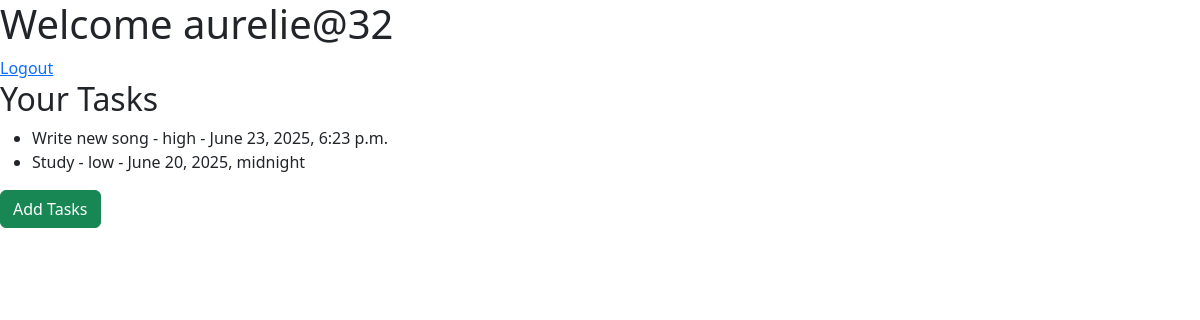
/user/ (signed in), run on an earlier commit of the app's database.
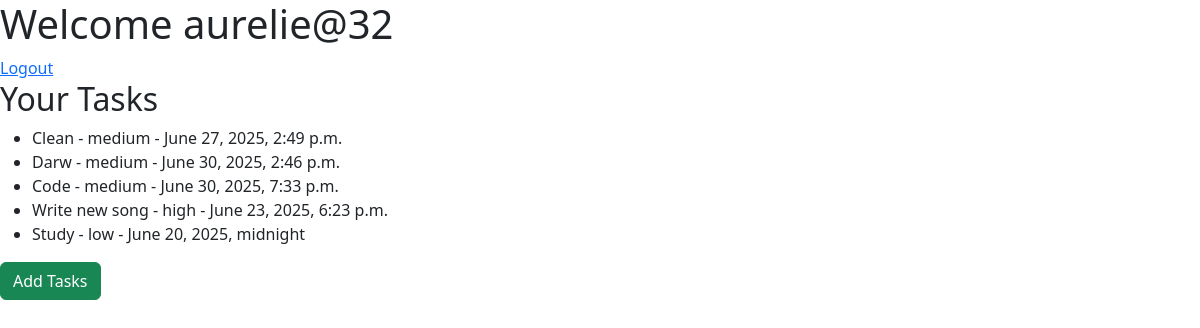
And on a later commit of the database.
### tasks_app/models.py (models this page shows, shortened)
class Task(models.Model):
    class Priority(models.TextChoices):
        high = "high", "High"
        medium = "medium", "Medium"
        low = "low", "Low"
    user = models.ForeignKey(User, on_delete=models.CASCADE)
    title = models.CharField(max_length=100)
    description = models.TextField()
    priority = models.CharField(max_length=10, choices=Priority.choices, default=Priority.medium)
    date_created = models.DateTimeField(auto_now_add=True)
    due_date = models.DateTimeField(null=True, blank=True)
    is_complete = models.BooleanField(default=False)
    date_completed = models.DateTimeField(null=True, blank=True)

### tasks_app/views.py (the view)
# urls.py: path("user/", views.user_account, name="user_account"),
def user_account(request):
    task = Task.objects.filter(user=request.user).order_by('-date_created')
    context = {
        'tasks' : task
    }
    return render(request, "app/user_account.html", context=context)

### tasks_app/Templates/app/user_account.html (shortened to what this page needs)
<!DOCTYPE html>
<html lang="en">
<head>
    <link href="https://cdn.jsdelivr.net/npm/bootstrap@5.3.7/dist/css/bootstrap.min.css"
    rel="stylesheet"
>
</head>
<body>
    {% if user.is_authenticated %}
        <h1>Welcome {{ user.username }}</h1>
        <a href="{% url 'logout' %}">Logout</a>
    {% else %}
        <h1>This is the user accounts page</h1>
    {% endif %}
    <div>
        <h2>Your Tasks</h2>
        {% if tasks %}
            <ul>
            {% for task in tasks %}
                <li>{{ task.title }} - {{ task.priority }} - {{ task.due_date }}</li>
            {% endfor %}
            </ul>
        {% else %}
            <p>No tasks yet. Click the button below to add new tasks.</p>
        {% endif %}
    </div>
    <a href="{% url 'add_task' %}"><button class="btn btn-success">Add Tasks</button></a>
</body>
</html>

What changed in the data, as far as the page shows it:
added Task: title "Clean", priority "medium", due_date "June 27, 2025, 2:49 p.m."
added Task: title "Darw", priority "medium", due_date "June 30, 2025, 2:46 p.m."
added Task: title "Code", priority "medium", due_date "June 30, 2025, 7:33 p.m."
